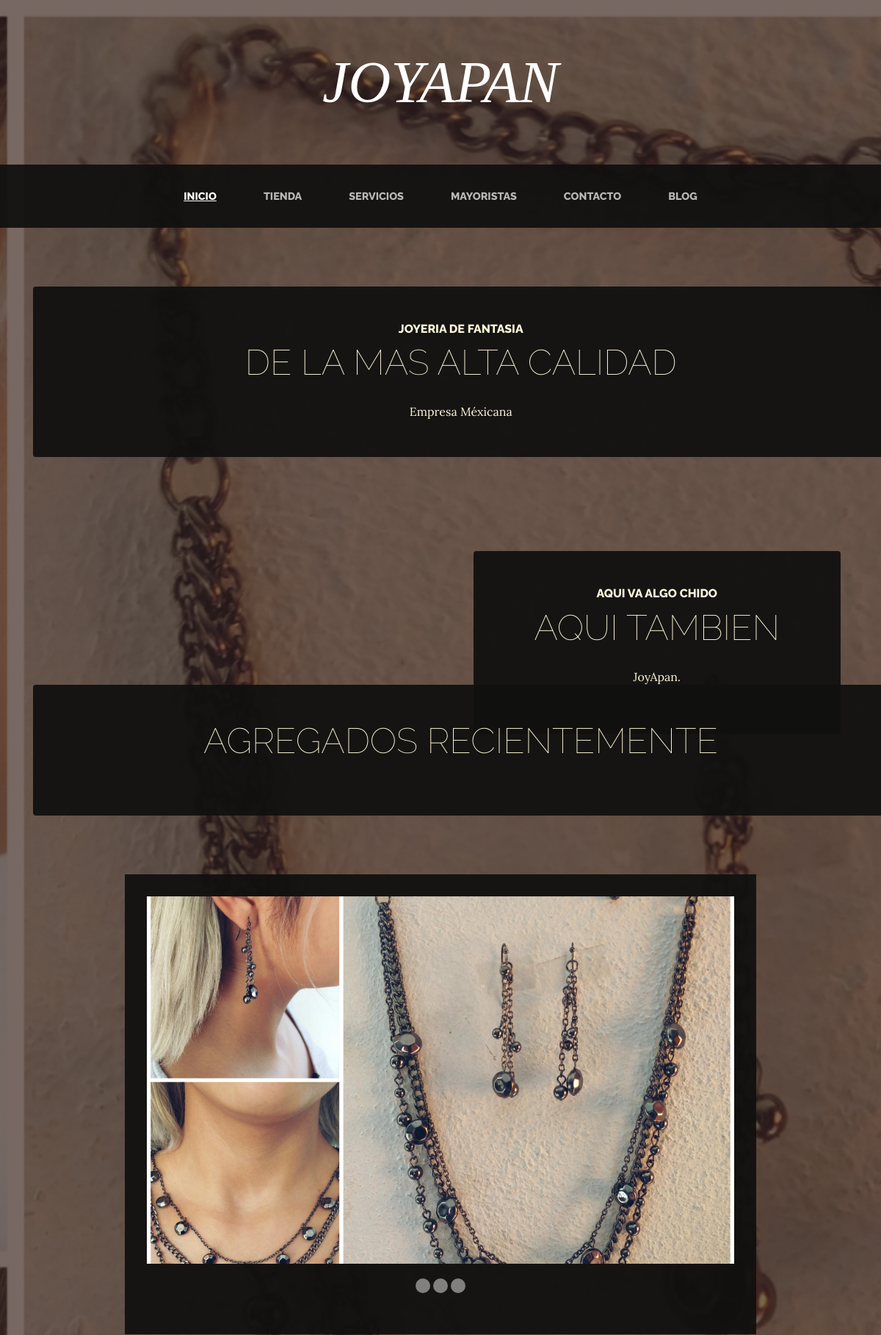
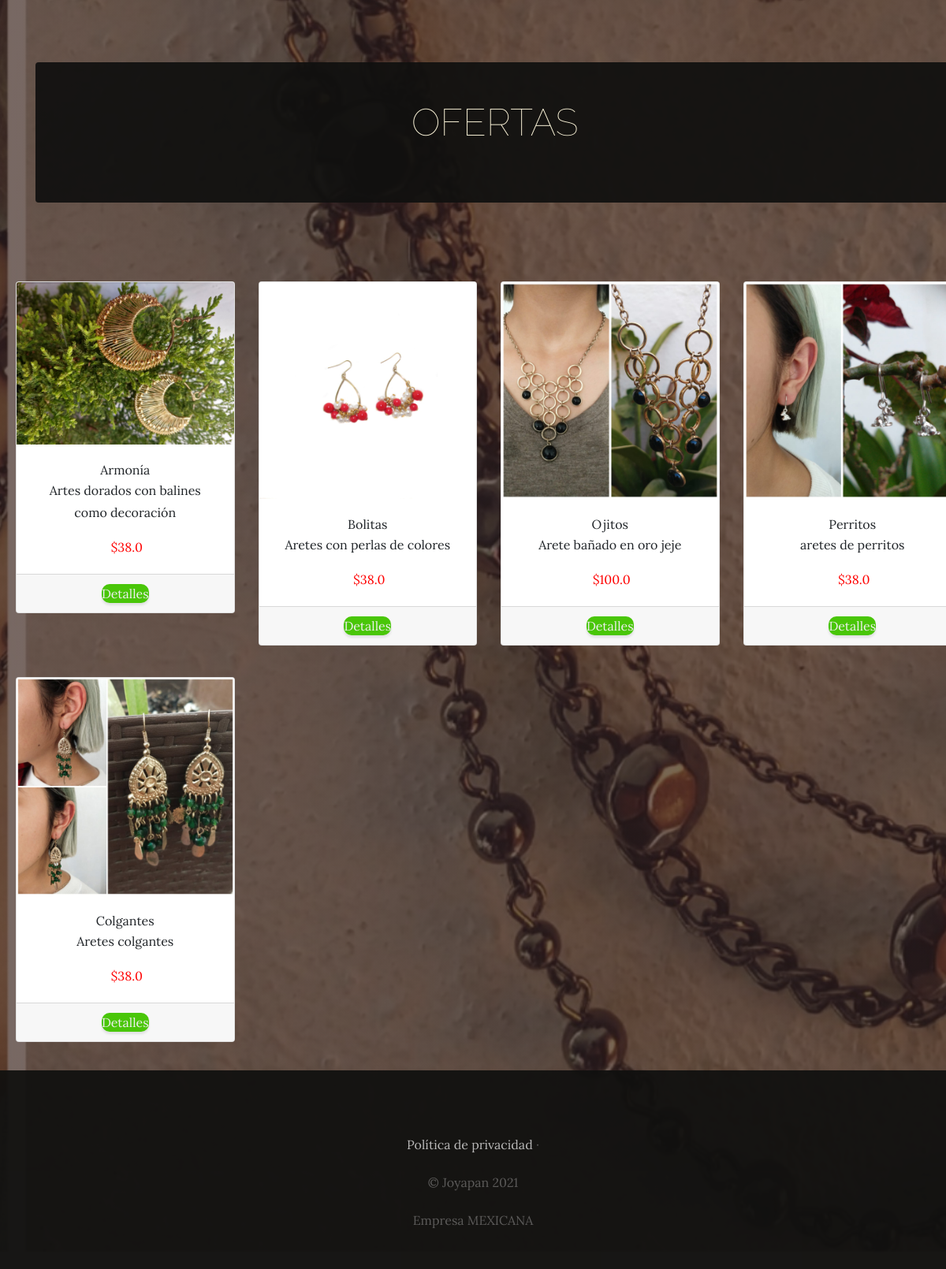
The page / on the database its author committed (2 pictures, top to bottom).
### aatienda/models.py (models this page shows)
class Prodcuto(models.Model):
    nombre = models.CharField(max_length=100)
    categorias = models.ForeignKey(CategoriaProd, on_delete = models.CASCADE)
    imagen = models.ImageField(upload_to= "aatienda", null = True, blank = True)
    precio = models.FloatField()
    dosponibilidad = models.BooleanField(default = True)
    descripccion = models.CharField(max_length = 200, null= True, blank= True)
    stock =models.IntegerField()
    codigo_modelo =models.CharField(max_length=50,null=True, blank=True )
    created = models.DateTimeField(auto_now_add=True)
    updated = models.DateTimeField(auto_now_add=True)
    class Meta:
        verbose_name = "Producto"
        verbose_name_plural = "Productos"

### tienda/views.py (the view)
# urls.py: path('',views.incio,name="inicio"),
def incio(request):
    productos = Prodcuto.objects.all()
    return render(request, "tienda/inicio.html",{"productos":productos})

### carrito/context_processor.py (called while the page is built)
def monto_total(request):
    subtotal=0.0
    if request.user.is_authenticated:
        for key ,value in request.session["carrito"].items():
            subtotal=subtotal+(float(value["precio"])*value["cantidad"])
    return {'monto_total':subtotal}

### tienda/templates/tienda/inicio.html (shortened to what this page needs)
{% extends "tienda/base.html" %}
{% load static %}
{% block content %}
  <section class="page-section clearfix">
    <div class="container">
      <div class="intro">
        <div class="intro-text2 center-0 text-center bg-faded p-5 rounded">
          <h2 class="section-heading mb-4" >
            <span class="section-heading-upper">Joyeria de Fantasia</span>
            <span class="section-heading-lower">De la mas alta calidad</span>
          </h2>
            <p class="mb-0">Empresa Méxicana</p>
        </div>
      </div>
    </div>
  </section>
    <section>
   <section class="page-section clearfix">
    <div class="container">
      <div class="intro">
        <div class="intro-text left-0 text-center bg-faded p-5 rounded">
          <h2 class="section-heading mb-4" >
            <span class="section-heading-upper">Aqui va algo chido</span>
            <span class="section-heading-lower">Aqui tambien</span>
          </h2>
          <p class="mb-3">JoyApan.
          </p>
        </div>
      </div>
    </div>
  </section>
      <div class="container">
      <video class="video-fluid" autoplay loop muted>
        <source src="{% static 'tienda/img/n.mp4' %}" type="video/mp4"/>
      </video>
      </div>
    </section>
   <section class="page-section clearfix">
    <div class="container">
      <div class="intro">
        <div class="intro-text2 center-0 text-center bg-faded p-5 rounded">
          <h2 class="section-heading mb-4" >
            <span class="section-heading-lower">Agregados recientemente</span>
          </h2>
        </div>
      </div>
    </div>
  </section>
<div class="container2">
  <ul class="slider">
    <li id="slide1">
    </li>
  </ul>
  <ul class="menu">
    <li>
      <a href="#slide1"></a>
    </li>
    <li>
      <a href="#slide2"></a>
    </li>
     <li>
      <a href="#slide3"></a>
    </li>
  </ul>
</div>
   <section class="page-section clearfix">
    <div class="container">
      <div class="intro">
        <div class="intro-text2 center-0 text-center bg-faded p-5 rounded">
          <h2 class="section-heading mb-4" >
            <span class="section-heading-lower">Ofertas</span>
          </h2>
        </div>
      </div>
    </div>
  </section>
<div calss="container">
<div class="row">
    {%for producto  in productos %}
        {% if producto.dosponibilidad == True %}
             <div class="col-md-3">
                <div class="card" style="width: 100%; margin: 20px 20px;">
                        <img src="{{producto.imagen.url}}"class="card-img-top">
                        <div class="card-body" style="text-align: center;">
                            <h7 class="card-title">{{producto.nombre}}</h7>
                            <p class="card-text">{{producto.descripccion}}</p>
                            <p class="card-text" style="color:red; font-size=xx-large;">&nbsp${{producto.precio}}</p>
                        </div>
                        <div class='card-footer text-center'>
                            <a href="{% url 'vista' producto.id %}" class="btn btn-success">
                                Detalles
                            </a>
                        </div>
                </div>
            </div>
        {% endif %}
    {% endfor %}
</div>
</div>
{% endblock  %}

### tienda/static/tienda/css/vista.css (style rules this page uses)
body { font-family: 'Lora'; background: linear-gradient(rgba(47, 23, 15, 0.65), rgba(47, 23, 15, 0.65)), url("../img/bg_main.jpg"); background-attachment: fixed; background-position: center; background-size: cover; }
h1, h2, h3, h4, h5, h6 { font-family: 'Raleway'; }
p { line-height: 1.75; }
.page-section { margin-top: 5rem; margin-bottom: 5rem; }
.section-heading { text-transform: uppercase; }
.section-heading .section-heading-upper { display: block; font-size: 1rem; font-weight: 800; padding-bottom:.5rem; }
.section-heading .section-heading-lower { display: block; font-size: 3rem; font-weight: 100; }
.bg-faded { background-color: rgba(255, 255, 255, 0.85); }
.intro { position: relative; }
@media (min-width: 992px) { .intro .intro-text { left: 600; width: 60%; margin-top: 3rem; background-color: rgba(17, 17, 15, 0.932); color: cornsilk; position: absolute; } }
@media (min-width: 992px) { .intro .intro-text2 { left: 1; width: 105%; margin-top: 0rem; background-color: rgba(17, 17, 15, 0.932); color: cornsilk; } }
@media (min-width: 1200px) { .intro .intro-text { width: 45%; } }
.btn { box-shadow: 0px 3px 3px 0px rgba(33, 37, 41, 0.1); }
.container2 { margin: auto; background-color: rgba(17, 17, 15, 0.932); width: 860px; padding: 30px; }
ul, li { padding: 0; margin: 0; list-style: none; }
ul.slider { position:relative; width: 800px; height: 500px; }
ul.slider li { position: absolute; left: 0px; top: 0px; opacity: 0; width: inherit; height: inherit; transition: opacity 0.5s; background: #fff; }
ul.slider li:first-child { opacity: 1; }
.menu { text-align: center; margin: 20px; }
.menu li { display: inline-block; text-align: center; }
.menu li a { display: inline-block; color: white; text-decoration: none; background-color: grey; padding: 10px; width: 20px; height: 20px; font-size: 20px; border-radius: 100%; }
.btn { transform: translateY(0px); transition: 0.3s linear; background: #49c608; border-radius: 10px; position: relative; overflow: hidden; cursor: pointer; outline: none; border: none; color: #eee; padding: 0; margin: 0; }

### rows shown on the page
Prodcuto: imagen (picture), nombre "Armonía", descripccion "Artes dorados con balines como decoración", precio "38.0"
Prodcuto: imagen (picture), nombre "Bolitas", descripccion "Aretes con perlas de colores", precio "38.0"
Prodcuto: imagen (picture), nombre "Ojitos", descripccion "Arete bañado en oro jeje", precio "100.0"
Prodcuto: imagen (picture), nombre "Perritos", descripccion "aretes de perritos", precio "38.0"
Prodcuto: imagen (picture), nombre "Colgantes", descripccion "Aretes colgantes", precio "38.0"
